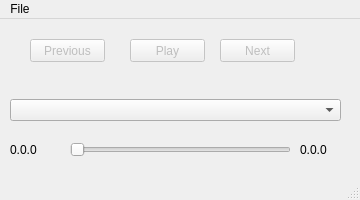
<?xml version="1.0" encoding="UTF-8"?>
<ui version="4.0">
 <class>MainWindow</class>
 <widget class="QMainWindow" name="MainWindow">
  <property name="geometry">
   <rect>
    <x>0</x>
    <y>0</y>
    <width>360</width>
    <height>200</height>
   </rect>
  </property>
  <property name="minimumSize">
   <size>
    <width>360</width>
    <height>200</height>
   </size>
  </property>
  <property name="maximumSize">
   <size>
    <width>360</width>
    <height>200</height>
   </size>
  </property>
  <property name="windowTitle">
   <string>GovnoCode mp3-player</string>
  </property>
  <widget class="QWidget" name="centralwidget">
   <widget class="QPushButton" name="playPauseBtn">
    <property name="enabled">
     <bool>false</bool>
    </property>
    <property name="geometry">
     <rect>
      <x>130</x>
      <y>20</y>
      <width>75</width>
      <height>23</height>
     </rect>
    </property>
    <property name="text">
     <string>Play</string>
    </property>
   </widget>
   <widget class="QComboBox" name="filesList">
    <property name="geometry">
     <rect>
      <x>10</x>
      <y>80</y>
      <width>331</width>
      <height>22</height>
     </rect>
    </property>
   </widget>
   <widget class="QPushButton" name="prevBtn">
    <property name="enabled">
     <bool>false</bool>
    </property>
    <property name="geometry">
     <rect>
      <x>30</x>
      <y>20</y>
      <width>75</width>
      <height>23</height>
     </rect>
    </property>
    <property name="text">
     <string>Previous</string>
    </property>
   </widget>
   <widget class="QPushButton" name="nxtBtn">
    <property name="enabled">
     <bool>false</bool>
    </property>
    <property name="geometry">
     <rect>
      <x>220</x>
      <y>20</y>
      <width>75</width>
      <height>23</height>
     </rect>
    </property>
    <property name="text">
     <string>Next</string>
    </property>
   </widget>
   <widget class="QSlider" name="playingTimeline">
    <property name="geometry">
     <rect>
      <x>70</x>
      <y>120</y>
      <width>221</width>
      <height>22</height>
     </rect>
    </property>
    <property name="orientation">
     <enum>Qt::Horizontal</enum>
    </property>
   </widget>
   <widget class="QLabel" name="curPos">
    <property name="geometry">
     <rect>
      <x>10</x>
      <y>120</y>
      <width>51</width>
      <height>21</height>
     </rect>
    </property>
    <property name="text">
     <string>0.0.0</string>
    </property>
   </widget>
   <widget class="QLabel" name="endPos">
    <property name="geometry">
     <rect>
      <x>300</x>
      <y>120</y>
      <width>51</width>
      <height>21</height>
     </rect>
    </property>
    <property name="text">
     <string>0.0.0</string>
    </property>
   </widget>
  </widget>
  <widget class="QMenuBar" name="menubar">
   <property name="geometry">
    <rect>
     <x>0</x>
     <y>0</y>
     <width>360</width>
     <height>21</height>
    </rect>
   </property>
   <widget class="QMenu" name="menuFile">
    <property name="title">
     <string>File</string>
    </property>
    <addaction name="actionSelect_folder"/>
   </widget>
   <addaction name="menuFile"/>
  </widget>
  <widget class="QStatusBar" name="statusbar"/>
  <action name="actionSelect_folder">
   <property name="text">
    <string>Select folder</string>
   </property>
  </action>
 </widget>
 <resources/>
 <connections/>
</ui>
